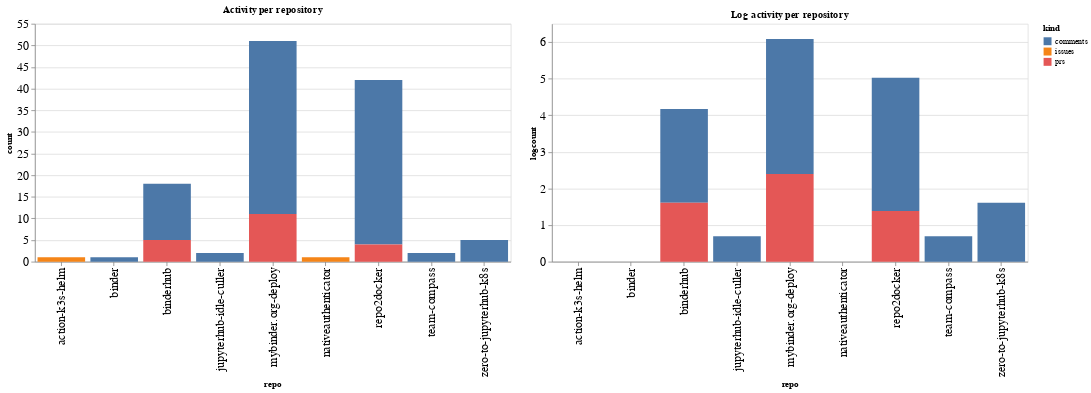

Notebook source saved alongside this figure:
### Code cell
ch1 = alt.Chart(repo_summaries, width=600, title="Activity per repository").mark_bar().encode(
    x='repo',
    y='count',
    color='kind',
    tooltip="kind"
)

ch2 = alt.Chart(repo_summaries, width=600, title="Log activity per repository").mark_bar().encode(
    x='repo',
    y='logcount',
    color='kind',
    tooltip="kind"
)

ch1 | ch2

### Figure 1 — Vega-Lite specification as saved in the notebook (floating-point values rounded to 4 significant figures)
{"config": {"axisLeft": {"labelFontSize": 15}, "axisBottom": {"labelFontSize": 15}}, "hconcat": [{"mark": "bar", "encoding": {"color": {"type": "nominal", "field": "kind"}, "tooltip": {"type": "nominal", "field": "kind"}, "x": {"type": "nominal", "field": "repo"}, "y": {"type": "quantitative", "field": "count"}}, "title": "Activity per repository", "width": 600}, {"mark": "bar", "encoding": {"color": {"type": "nominal", "field": "kind"}, "tooltip": {"type": "nominal", "field": "kind"}, "x": {"type": "nominal", "field": "repo"}, "y": {"type": "quantitative", "field": "logcount"}}, "title": "Log activity per repository", "width": 600}], "data": {"name": "data-c2a2fa474fea720c01ef6fedfec99101"}, "$schema": "https://vega.github.io/schema/vega-lite/v4.8.1.json", "datasets": {"data-c2a2fa474fea720c01ef6fedfec99101": [{"repo": "action-k3s-helm", "kind": "issues", "count": 1, "logcount": 0.0}, {"repo": "binder", "kind": "comments", "count": 1, "logcount": 0.0}, {"repo": "binderhub", "kind": "comments", "count": 13, "logcount": 2.565}, {"repo": "binderhub", "kind": "prs", "count": 5, "logcount": 1.609}, {"repo": "jupyterhub-idle-culler", "kind": "comments", "count": 2, "logcount": 0.6931}, {"repo": "mybinder.org-deploy", "kind": "comments", "count": 40, "logcount": 3.689}, {"repo": "mybinder.org-deploy", "kind": "prs", "count": 11, "logcount": 2.398}, {"repo": "nativeauthenticator", "kind": "issues", "count": 1, "logcount": 0.0}, {"repo": "repo2docker", "kind": "comments", "count": 38, "logcount": 3.638}, {"repo": "repo2docker", "kind": "prs", "count": 4, "logcount": 1.386}, {"repo": "team-compass", "kind": "comments", "count": 2, "logcount": 0.6931}, {"repo": "zero-to-jupyterhub-k8s", "kind": "comments", "count": 5, "logcount": 1.609}]}}
